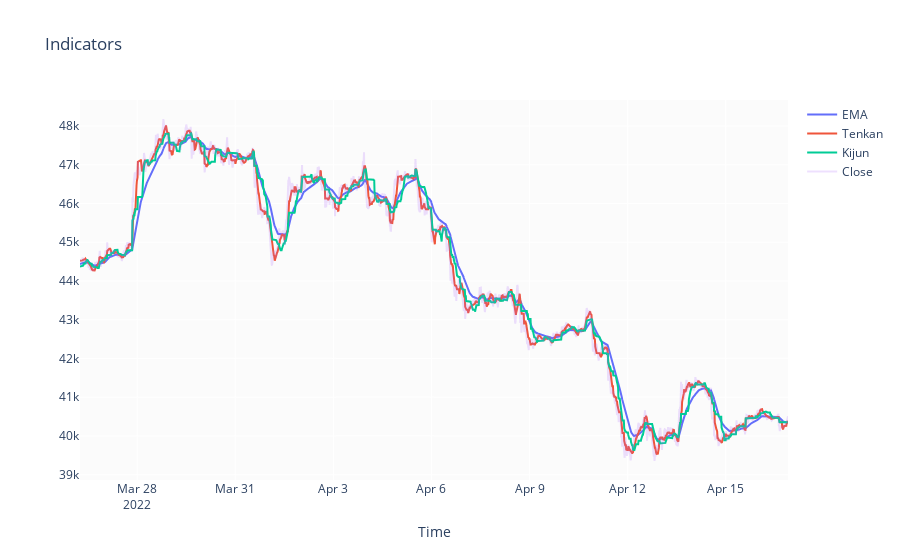

This figure's notebook cell:
### Markdown cell above
### Indicators

### Code cell
fig = go.Figure()
fig.update_layout(
    title='Indicators',
    xaxis_title='Time',
    )
fig.add_trace(go.Scatter(x=btc_df.time, y=btc_df.EMA, name='EMA'))
fig.add_trace(go.Scatter(x=btc_df.time, y=btc_df.Tenkan, name='Tenkan'))
fig.add_trace(go.Scatter(x=btc_df.time, y=btc_df.Kijun, name='Kijun'))
fig.add_trace(go.Scatter(x=btc_df.time, y=btc_df.close, name='Close', opacity=0.2))
fig.show()
fig.write_image('images/RSI.png')

### Figure 1 — Plotly figure (JSON) as saved in the notebook; plotly's stock layout.template omitted (floating-point values rounded to 4 significant figures; data arrays with more than 128 entries replaced by an {"elided": "..."} marker saying what was removed)
{"data": [{"name": "EMA", "type": "scatter", "x": {"elided": "2080 str values"}, "y": {"elided": "2080 float values"}}, {"name": "Tenkan", "type": "scatter", "x": {"elided": "2080 str values"}, "y": {"elided": "2080 float values"}}, {"name": "Kijun", "type": "scatter", "x": {"elided": "2080 str values"}, "y": {"elided": "2080 float values"}}, {"name": "Close", "opacity": 0.2, "type": "scatter", "x": {"elided": "2080 str values"}, "y": {"elided": "2080 float values"}}], "layout": {"autosize": true, "title": {"text": "Indicators"}, "xaxis": {"autorange": true, "range": ["2022-03-26 06:00", "2022-04-16 21:45"], "title": {"text": "Time"}, "type": "date"}, "yaxis": {"autorange": true, "range": [38860.0, 48670.0], "type": "linear"}}}
